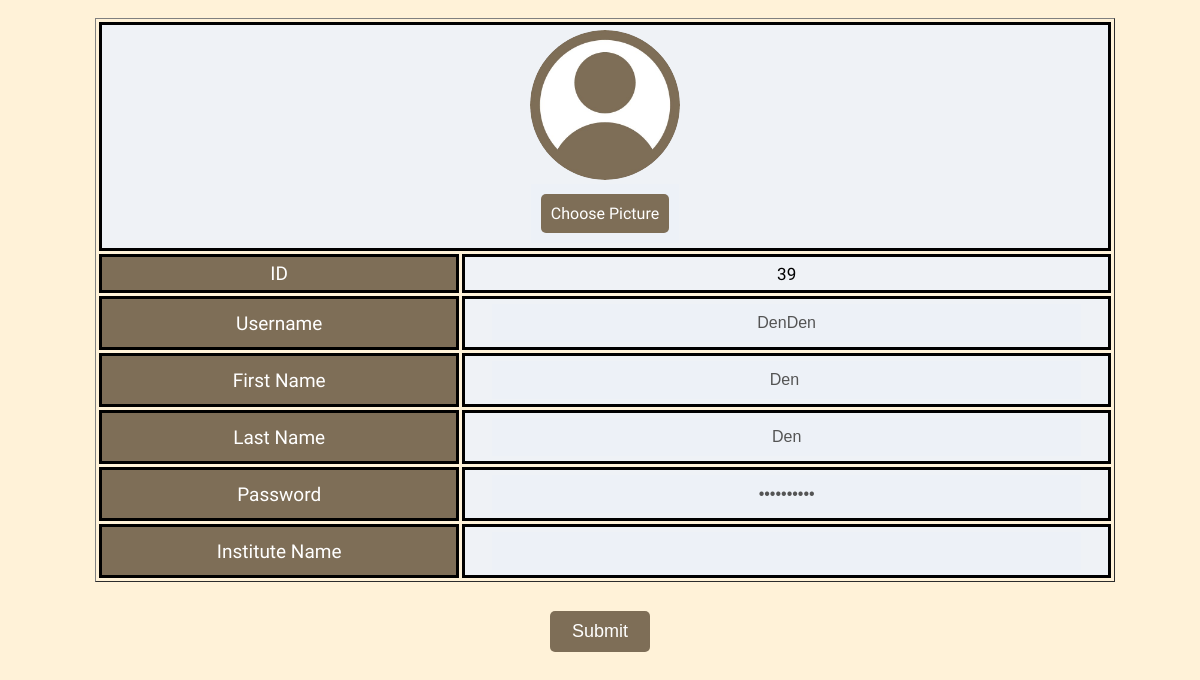
/php/feature-profilepicture.php (signed in), run on the app's committed database.
### tables this page shows
CREATE TABLE `user` (
  `user_id` int(11) NOT NULL,
  `role_id` int(11) DEFAULT NULL,
  `username` varchar(15) NOT NULL,
  `user_first_name` varchar(15) NOT NULL,
  `user_last_name` varchar(15) NOT NULL,
  `email_address` varchar(255) NOT NULL,
  `password` varchar(22) NOT NULL,
  `institute_name` varchar(255) DEFAULT NULL,
  `profile_picture` varchar(255) DEFAULT 'user.png'
);

### php/feature-profilepicture.php (the view, shortened to what this page needs)
<?php
    include "dbconn.php";
    if (isset($_SESSION['id'])) {
        $id = $_SESSION['id'];
    } else {
        header("Location: feature-logout.php");
    }
?>
<!DOCTYPE html>
<html lang="en">
<head>
    <link rel="stylesheet" href="../css/admin-manageprofile.css">
    <link rel="stylesheet" href="../css/animation.css">
</head>
<form action="" method="post" enctype="multipart/form-data">
    <?php
        $query = "SELECT * FROM user WHERE user_id = '$id'";
        $result = mysqli_query($connection, $query);
        if(mysqli_num_rows($result) == 1){
            $row = mysqli_fetch_assoc($result);
    ?>
        <table border = "1" id=table>
            <tr>
                <td colspan="2">
                    <img src="../data/image<?php echo $row['profile_picture']; ?>" style="width: 150px; height: 150px; border-radius: 50%;"
                        id="previewImage"> <br>
                    <label for="image" class="custom-file-input">
                    </label>
                </td>
            </tr>
            <tr>
                <td id="tabla_column">ID</td>
                <td> <?php echo $row['user_id']; ?></td>
            </tr>
            <tr>
                <td id="tabla_column">Username</td>
                <td> <input id="textbox" type="text" name="username" value="<?php echo $row['username'];?>" disabled></td>
            </tr>
            <tr>
                <td id="tabla_column">First Name</td>
                <td> <input id="textbox" type="text" name="firstname" value="<?php echo $row['user_first_name']; ?>" disabled></td>
            </tr>
            <tr>
                <td id="tabla_column">Last Name</td>
                <td> <input id="textbox" type="text" name="lastname" value="<?php echo $row['user_last_name']; ?>" disabled></td>
            </tr>
            <tr>
                <td id="tabla_column">Password</td>
                <td> <input id="textbox" type="password" name="password" value="<?php echo $row['password']; ?>" disabled></td>
            </tr>
            <tr>
                <td id="tabla_column">Institute Name</td>
                <td> <input id="textbox" type="text" name="institute" value="<?php echo $row['institute_name'];?>" disabled></td>
            </tr>
        </table>
        <br>
        <input type="submit" name="submit" value="Submit" id="submit_button">
    </form>
    <?php
        } else {
            echo "<script> alert('No Result Found');</script>";
        }
    ?>
</body>
</html>

### css/admin-manageprofile.css (style rules this page uses)
#table { margin-left: 95px; align-items: center; width: 85%; margin-top: 18px; border-spacing: 3px; }
#tabla_column { background-color: #7E6E57; border: 3px solid black; font-size: 19px; color: white; text-align: center; align-items: center; width: 25%; }
td { background-color: #eff2f6; font-size: 17px; text-align: center; align-items: center; border: 3px solid black; padding: 5px; width: 45%; }
input[type="text"], input[type="password"] { width: 90%; padding: 10px; font-size: 16px; background-color: #edf1f7; border: none; text-align: center; }
#submit_button, #back_button { margin: 10px auto; width: 100px; text-align: center; align-items: center; display: block; padding: 10px 20px; font-size: 18px; background-color: #7E6E57; color: white; border: none; border-radius: 5px; cursor: pointer; transition: background-color 0.3s ease; }
.custom-file-input { display: inline-block; padding: 10px; font-size: 16px; background-color: #edf1f7; border: none; cursor: pointer; }
.custom-file-input::before { content: "Choose Picture"; display: inline-block; padding: 10px; background-color: #7E6E57; color: white; border: none; border-radius: 5px; cursor: pointer; }

### data on the page
user: profile_picture (picture), user_id "39", username "DenDen", firstname "Den", lastname "Den"
